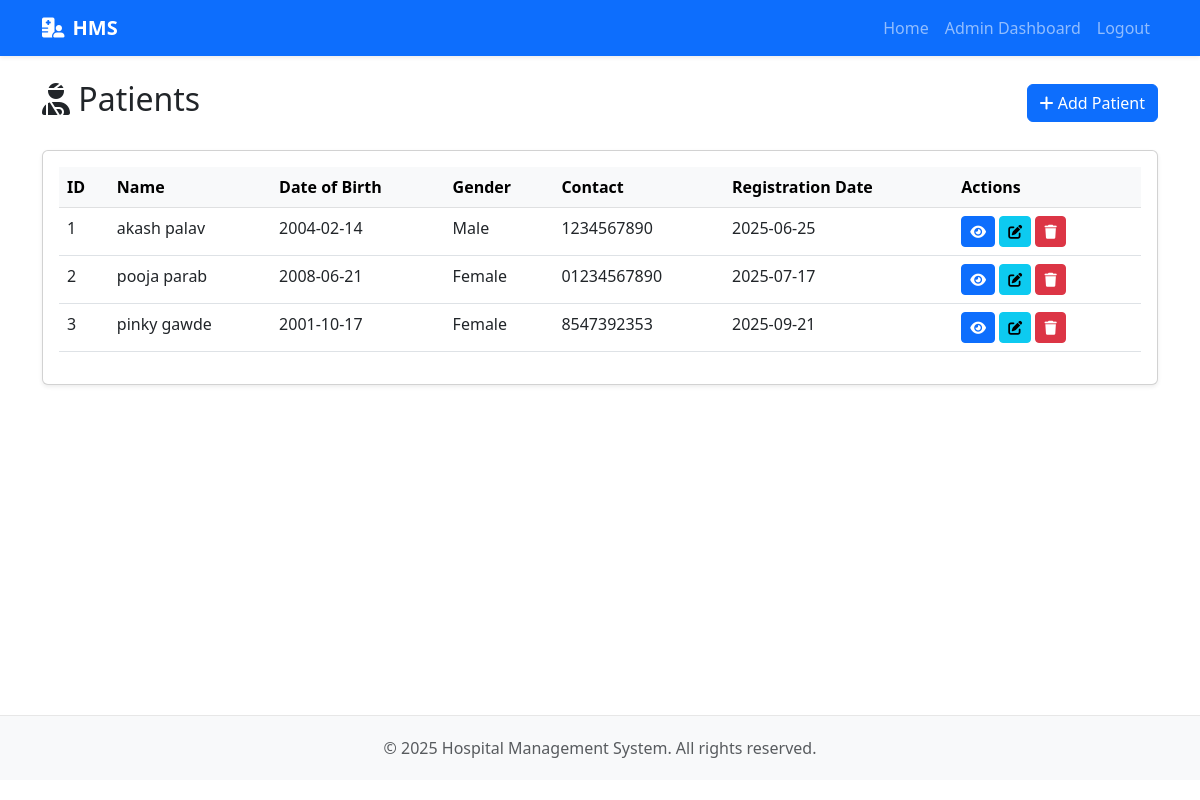
/admin/patients (signed in), run on the app's committed database.
### app/models.py (models this page shows, shortened)
class Patient(db.Model):
    id = db.Column(db.Integer, primary_key=True)
    user_id = db.Column(db.Integer, db.ForeignKey('user.id'))
    first_name = db.Column(db.String(50), nullable=False)
    last_name = db.Column(db.String(50), nullable=False)
    date_of_birth = db.Column(db.Date, nullable=False)
    gender = db.Column(db.String(10))
    blood_group = db.Column(db.String(5))
    contact_number = db.Column(db.String(20))
    email = db.Column(db.String(120))
    address = db.Column(db.Text)
    registration_date = db.Column(db.DateTime, nullable=False, default=datetime.utcnow)
    appointments = db.relationship('Appointment', backref='patient', lazy='dynamic')
    @property
    def full_name(self):
        return f"{self.first_name} {self.last_name}"

### app/routes/admin_routes.py (the view)
@admin_bp.route('/patients')
@login_required
@admin_required
def manage_patients():
    patients = Patient.query.all()
    return render_template('admin/patients.html', patients=patients)

### app/models.py (called while the page is built)
@login_manager.user_loader
def load_user(id):
    return User.query.get(int(id))

### app/routes/admin_routes.py (called while the page is built)
def admin_required(f):
    @wraps(f)
    def decorated_function(*args, **kwargs):
        if not current_user.is_admin:
            flash('You do not have permission to access this page.', 'danger')
            return redirect(url_for('auth.login'))
        return f(*args, **kwargs)
    return decorated_function

### app/templates/admin/patients.html (shortened to what this page needs)
{% extends "base.html" %}
{% block content %}
<div class="d-flex justify-content-between align-items-center mb-4">
    <h2><i class="fas fa-user-injured"></i> Patients</h2>
    <a href="{{ url_for('admin.add_patient') }}" class="btn btn-primary">
        <i class="fas fa-plus"></i> Add Patient
    </a>
</div>
<div class="card">
    <div class="card-body">
        <div class="table-responsive">
            <table class="table table-hover">
                <thead class="table-light">
                    <tr>
                        <th>ID</th>
                        <th>Name</th>
                        <th>Date of Birth</th>
                        <th>Gender</th>
                        <th>Contact</th>
                        <th>Registration Date</th>
                        <th>Actions</th>
                    </tr>
                </thead>
                <tbody>
                    {% for patient in patients %}
                    <tr>
                        <td>{{ patient.id }}</td>
                        <td>{{ patient.full_name }}</td>
                        <td>{{ patient.date_of_birth.strftime('%Y-%m-%d') }}</td>
                        <td>{{ patient.gender }}</td>
                        <td>{{ patient.contact_number }}</td>
                        <td>{{ patient.registration_date.strftime('%Y-%m-%d') }}</td>
                        <td>
                            <a href="{{ url_for('patient.view_patient', id=patient.id) }}" class="btn btn-sm btn-primary">
                                <i class="fas fa-eye"></i>
                            </a>
                            <a href="{{ url_for('admin.edit_patient', id=patient.id) }}" class="btn btn-sm btn-info">
                                <i class="fas fa-edit"></i>
                            </a>
                            <form action="{{ url_for('admin.delete_patient', id=patient.id) }}" method="post" style="display:inline;">
                                <button type="submit" class="btn btn-sm btn-danger" onclick="return confirm('Are you sure you want to delete this patient?')">
                                    <i class="fas fa-trash"></i>
                                </button>
                            </form>
                        </td>
                    </tr>
                    {% else %}
                    <tr>
                        <td colspan="7" class="text-center">No patients available</td>
                    </tr>
                    {% endfor %}
                </tbody>
            </table>
        </div>
    </div>
</div>
{% endblock %}

### app/static/css/style.css (style rules this page uses)
body { padding-bottom: 20px; }
.card { box-shadow: 0 0.125rem 0.25rem rgba(0, 0, 0, 0.075); margin-bottom: 1.5rem; }
.table th { font-weight: 600; }
form .btn { margin-right: 0.5rem; }

### app/templates/base.html (style rules this page uses)
body { display: flex; flex-direction: column; min-height: 100vh; }

### data on the page
Patient: id "1", full_name "akash palav", date_of_birth "2004-02-14", gender "Male", contact_number "1234567890", registration_date "2025-06-25"
Patient: id "2", full_name "pooja parab", date_of_birth "2008-06-21", gender "Female", contact_number "01234567890", registration_date "2025-07-17"
Patient: id "3", full_name "pinky gawde", date_of_birth "2001-10-17", gender "Female", contact_number "8547392353", registration_date "2025-09-21"
